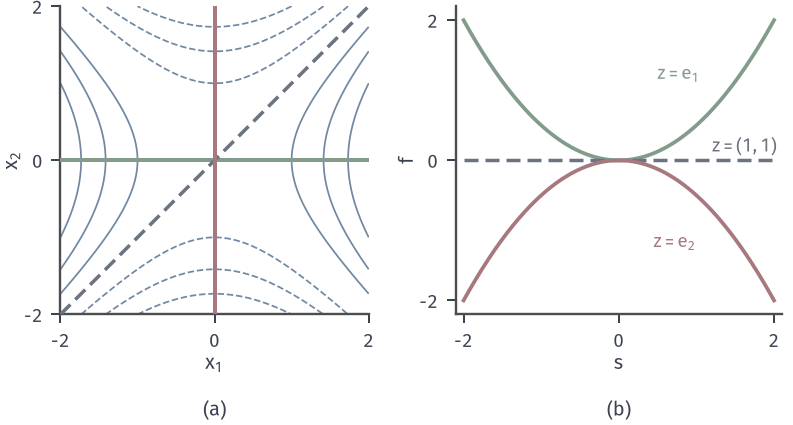

The Python source for this figure:
from pathlib import Path
import sys
sys.path.insert(0, str(Path(__file__).resolve().parents[1]/"cone-common"))
from cone_fig import *
HERE = Path(__file__).resolve().parent
# Reduced curvature: Q=diag(1,-1), lines through the origin along three directions.
fig, axes = figure(width_mm=112, height_mm=60, ncols=2)
panels(fig, .065, .985, .985, .26, .24)
a, b = axes
xl, yl = (-2, 2), (-2, 2)
X, Y = grid2(xl, yl)
a.contour(X, Y, .5*(X**2-Y**2), levels=[-1.5, -1, -.5, .5, 1, 1.5], colors=BLUE, linewidths=.7, zorder=2)
a.plot([-2, 2], [0, 0], color=GREEN, lw=1.6, zorder=3)
a.plot([-2, 2], [-2, 2], color=MUTED, lw=1.4, ls=(0, (4, 2)), zorder=3)
a.plot([0, 0], [-2, 2], color=RED, lw=1.6, zorder=3)
setup(a, xl, yl, [-2, 0, 2], [-2, 0, 2])
s = np.linspace(-2, 2, 200)
b.plot(s, .5*s**2, color=GREEN, lw=1.5)
b.plot(s, 0*s, color=MUTED, lw=1.4, ls=(0, (4, 2)))
b.plot(s, -.5*s**2, color=RED, lw=1.5)
setup(b, (-2.1, 2.1), (-2.2, 2.2), [-2, 0, 2], [-2, 0, 2], xl='$s$', yl='$f$', equal=False)
b.text(1.05, 1.15, '$z=e_1$', color=GREEN, fontsize=7.5, ha='right')
b.text(1.62, .12, '$z=(1,1)$', color=MUTED, fontsize=7.5, ha='center')
b.text(1.0, -1.25, '$z=e_2$', color=RED, fontsize=7.5, ha='right')
tags(fig, axes, y=.012)
save(fig, HERE, 'figure', {'Q': [[1, 0], [0, -1]], 'curvatures': [1, 0, -1]})
